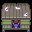

The image is a tile-based game level rendered from a .tmx file. Its description and complete source (layers, tilesets, objects, tile grids) follow:
An orthogonal 2x2 tile map with 16x16 px tiles, 2 tile layers (Buildings, Buildings2).

<map version="1.10" tiledversion="1.11.2" orientation="orthogonal" renderorder="right-down" width="2" height="2" tilewidth="16" tileheight="16" infinite="0" nextlayerid="6" nextobjectid="1">
 <tileset firstgid="1" name="spring_ClothingBin_desat" tilewidth="16" tileheight="16" tilecount="4" columns="2">
  <image source="spring_ClothingBin_desat.png" width="32" height="32" />
 </tileset>
 <layer id="2" name="Buildings" width="2" height="2">
  <data encoding="csv">
0,0,
3,4
</data>
 </layer>
 <layer id="4" name="Buildings2" width="2" height="2">
  <data encoding="csv">
1,2,
0,0
</data>
 </layer>
</map>
